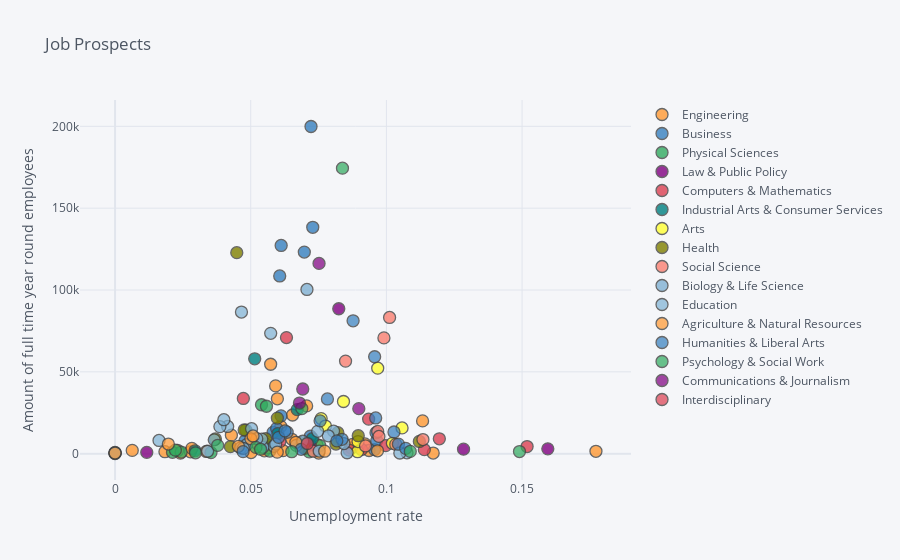

The notebook cell this image was saved under:
### Code cell
df.iplot(
    x="Unemployment_rate",
    y="Full_time_year_round",
    categories="Major_category",
    xTitle="Unemployment rate",
    yTitle="Amount of full time year round employees",
    text="Major",
    mode="markers",
    title="Job Prospects",
)

### Figure 1 — Plotly figure (JSON) as saved in the notebook; plotly's stock layout.template omitted (floating-point values rounded to 4 significant figures)
{"data": [{"marker": {"color": "rgba(255, 153, 51, 1.0)", "line": {"width": 1.3}, "opacity": 0.8, "size": 12, "symbol": "circle"}, "mode": "markers", "name": "Engineering", "text": ["PETROLEUM ENGINEERING", "MINING AND MINERAL ENGINEERING", "METALLURGICAL ENGINEERING", "NAVAL ARCHITECTURE AND MARINE ENGINEERING", "CHEMICAL ENGINEERING", "NUCLEAR ENGINEERING", "MECHANICAL ENGINEERING", "ELECTRICAL ENGINEERING", "COMPUTER ENGINEERING", "AEROSPACE ENGINEERING", "BIOMEDICAL ENGINEERING", "MATERIALS SCIENCE", "ENGINEERING MECHANICS PHYSICS AND SCIENCE", "BIOLOGICAL ENGINEERING", "INDUSTRIAL AND MANUFACTURING ENGINEERING", "GENERAL ENGINEERING", "ARCHITECTURAL ENGINEERING", "ELECTRICAL ENGINEERING TECHNOLOGY", "MATERIALS ENGINEERING AND MATERIALS SCIENCE", "CIVIL ENGINEERING", "MISCELLANEOUS ENGINEERING", "ENVIRONMENTAL ENGINEERING", "ENGINEERING TECHNOLOGIES", "GEOLOGICAL AND GEOPHYSICAL ENGINEERING", "INDUSTRIAL PRODUCTION TECHNOLOGIES", "ENGINEERING AND INDUSTRIAL MANAGEMENT", "ARCHITECTURE", "MISCELLANEOUS ENGINEERING TECHNOLOGIES", "MECHANICAL ENGINEERING RELATED TECHNOLOGIES"], "textfont": {"color": "#4D5663"}, "type": "scatter", "x": [0.01838, 0.1172, 0.0241, 0.05013, 0.0611, 0.1772, 0.05734, 0.05917, 0.06541, 0.06516, 0.09208, 0.02304, 0.006334, 0.08714, 0.04288, 0.05982, 0.06193, 0.08756, 0.02779, 0.07061, 0.07439, 0.09359, 0.05503, 0.07504, 0.02831, 0.03365, 0.1133, 0.05254, 0.05636], "y": [1207, 388, 340, 692, 16697, 1449, 54639, 41413, 23621, 8790, 5986, 1967, 2004, 3413, 11326, 33540, 1848, 5681, 1151, 29196, 5476, 1951, 1723, 396, 3242, 1358, 20026, 5825, 3607]}, {"marker": {"color": "rgba(55, 128, 191, 1.0)", "line": {"width": 1.3}, "opacity": 0.8, "size": 12, "symbol": "circle"}, "mode": "markers", "name": "Business", "text": ["ACTUARIAL SCIENCE", "MANAGEMENT INFORMATION SYSTEMS AND STATISTICS", "OPERATIONS LOGISTICS AND E-COMMERCE", "FINANCE", "BUSINESS ECONOMICS", "ACCOUNTING", "GENERAL BUSINESS", "INTERNATIONAL BUSINESS", "MISCELLANEOUS BUSINESS & MEDICAL ADMINISTRATION", "BUSINESS MANAGEMENT AND ADMINISTRATION", "MARKETING AND MARKETING RESEARCH", "HUMAN RESOURCES AND PERSONNEL MANAGEMENT", "HOSPITALITY MANAGEMENT"], "textfont": {"color": "#4D5663"}, "type": "scatter", "x": [0.09565, 0.05824, 0.04786, 0.06069, 0.09645, 0.06975, 0.07286, 0.09618, 0.07198, 0.07222, 0.06122, 0.05957, 0.06117], "y": [2482, 13017, 7724, 108595, 8000, 123169, 138299, 12823, 10637, 199897, 127230, 15446, 23106]}, {"marker": {"color": "rgba(50, 171, 96, 1.0)", "line": {"width": 1.3}, "opacity": 0.8, "size": 12, "symbol": "circle"}, "mode": "markers", "name": "Physical Sciences", "text": ["ASTRONOMY AND ASTROPHYSICS", "NUCLEAR, INDUSTRIAL RADIOLOGY, AND BIOLOGICAL TECHNOLOGIES", "PHYSICS", "OCEANOGRAPHY", "PHYSICAL SCIENCES", "CHEMISTRY", "GEOLOGY AND EARTH SCIENCE", "GEOSCIENCES", "MULTI-DISCIPLINARY OR GENERAL SCIENCE", "ATMOSPHERIC SCIENCES AND METEOROLOGY"], "textfont": {"color": "#4D5663"}, "type": "scatter", "x": [0.02117, 0.07154, 0.04822, 0.05699, 0.03535, 0.05397, 0.07545, 0.02437, 0.05581, 0.02223], "y": [827, 1115, 14389, 1595, 653, 29910, 5008, 1011, 28966, 2161]}, {"marker": {"color": "rgba(128, 0, 128, 1.0)", "line": {"width": 1.3}, "opacity": 0.8, "size": 12, "symbol": "circle"}, "mode": "markers", "name": "Law & Public Policy", "text": ["COURT REPORTING", "PUBLIC POLICY", "PRE-LAW AND LEGAL STUDIES", "PUBLIC ADMINISTRATION", "CRIMINAL JUSTICE AND FIRE PROTECTION"], "textfont": {"color": "#4D5663"}, "type": "scatter", "x": [0.01169, 0.1284, 0.07197, 0.1595, 0.08245], "y": [808, 2776, 5370, 2952, 88548]}, {"marker": {"color": "rgba(219, 64, 82, 1.0)", "line": {"width": 1.3}, "opacity": 0.8, "size": 12, "symbol": "circle"}, "mode": "markers", "name": "Computers & Mathematics", "text": ["COMPUTER SCIENCE", "MATHEMATICS", "COMPUTER AND INFORMATION SYSTEMS", "INFORMATION SCIENCES", "STATISTICS AND DECISION SCIENCE", "APPLIED MATHEMATICS", "MATHEMATICS AND COMPUTER SCIENCE", "COMPUTER PROGRAMMING AND DATA PROCESSING", "COMPUTER ADMINISTRATION MANAGEMENT AND SECURITY", "COMPUTER NETWORKING AND TELECOMMUNICATIONS", "COMMUNICATION TECHNOLOGIES"], "textfont": {"color": "#4D5663"}, "type": "scatter", "x": [0.06317, 0.04728, 0.09346, 0.06074, 0.08627, 0.09082, 0, 0.114, 0.09972, 0.1518, 0.1195], "y": [70932, 33738, 21130, 7378, 2151, 2593, 391, 2453, 4936, 4369, 9085]}, {"marker": {"color": "rgba(0, 128, 128, 1.0)", "line": {"width": 1.3}, "opacity": 0.8, "size": 12, "symbol": "circle"}, "mode": "markers", "name": "Industrial Arts & Consumer Services", "text": ["CONSTRUCTION SERVICES", "MILITARY TECHNOLOGIES", "ELECTRICAL, MECHANICAL, AND PRECISION TECHNOLOGIES AND PRODUCTION", "TRANSPORTATION SCIENCES AND TECHNOLOGIES", "PHYSICAL FITNESS PARKS RECREATION AND LEISURE", "FAMILY AND CONSUMER SCIENCES", "COSMETOLOGY SERVICES AND CULINARY ARTS"], "textfont": {"color": "#4D5663"}, "type": "scatter", "x": [0.06002, 0, 0.02948, 0.07272, 0.05147, 0.06713, 0.05568], "y": [12313, 111, 1752, 9170, 57978, 26906, 5949]}, {"marker": {"color": "rgba(255, 255, 51, 1.0)", "line": {"width": 1.3}, "opacity": 0.8, "size": 12, "symbol": "circle"}, "mode": "markers", "name": "Arts", "text": ["MISCELLANEOUS FINE ARTS", "COMMERCIAL ART AND GRAPHIC DESIGN", "FILM VIDEO AND PHOTOGRAPHIC ARTS", "MUSIC", "FINE ARTS", "VISUAL AND PERFORMING ARTS", "STUDIO ARTS", "DRAMA AND THEATER ARTS"], "textfont": {"color": "#4D5663"}, "type": "scatter", "x": [0.08937, 0.0968, 0.1058, 0.07596, 0.08419, 0.1022, 0.08955, 0.07754], "y": [1200, 52243, 15740, 21425, 31877, 6322, 7413, 16891]}, {"marker": {"color": "rgba(128, 128, 0, 1.0)", "line": {"width": 1.3}, "opacity": 0.8, "size": 12, "symbol": "circle"}, "mode": "markers", "name": "Health", "text": ["NURSING", "MEDICAL TECHNOLOGIES TECHNICIANS", "MEDICAL ASSISTING SERVICES", "PHARMACY PHARMACEUTICAL SCIENCES AND ADMINISTRATION", "MISCELLANEOUS HEALTH MEDICAL PROFESSIONS", "NUTRITION SCIENCES", "HEALTH AND MEDICAL ADMINISTRATIVE SERVICES", "COMMUNITY AND PUBLIC HEALTH", "HEALTH AND MEDICAL PREPARATORY PROGRAMS", "TREATMENT THERAPY PROFESSIONS", "GENERAL MEDICAL AND HEALTH SERVICES", "COMMUNICATION DISORDERS SCIENCES AND SERVICES"], "textfont": {"color": "#4D5663"}, "type": "scatter", "x": [0.04486, 0.03698, 0.04251, 0.05552, 0.08141, 0.0687, 0.08963, 0.1121, 0.06978, 0.05982, 0.0821, 0.04758], "y": [122817, 9005, 4290, 9131, 5868, 6625, 10982, 7460, 3236, 21735, 12809, 14460]}, {"marker": {"color": "rgba(251, 128, 114, 1.0)", "line": {"width": 1.3}, "opacity": 0.8, "size": 12, "symbol": "circle"}, "mode": "markers", "name": "Social Science", "text": ["ECONOMICS", "INTERNATIONAL RELATIONS", "MISCELLANEOUS SOCIAL SCIENCES", "POLITICAL SCIENCE AND GOVERNMENT", "GEOGRAPHY", "CRIMINOLOGY", "SOCIOLOGY", "INTERDISCIPLINARY SOCIAL SCIENCES", "GENERAL SOCIAL SCIENCES"], "textfont": {"color": "#4D5663"}, "type": "scatter", "x": [0.09909, 0.0968, 0.07308, 0.1012, 0.1135, 0.09724, 0.08495, 0.09231, 0.1035], "y": [70740, 13583, 1530, 83236, 8628, 10548, 56561, 4714, 5679]}, {"marker": {"color": "rgba(128, 177, 211, 1.0)", "line": {"width": 1.3}, "opacity": 0.8, "size": 12, "symbol": "circle"}, "mode": "markers", "name": "Biology & Life Science", "text": ["PHARMACOLOGY", "COGNITIVE SCIENCE AND BIOPSYCHOLOGY", "MOLECULAR BIOLOGY", "GENETICS", "MICROBIOLOGY", "BIOCHEMICAL SCIENCES", "BOTANY", "ENVIRONMENTAL SCIENCE", "PHYSIOLOGY", "NEUROSCIENCE", "MISCELLANEOUS BIOLOGY", "BIOLOGY", "ECOLOGY", "ZOOLOGY"], "textfont": {"color": "#4D5663"}, "type": "scatter", "x": [0.08553, 0.07524, 0.08436, 0.03412, 0.06678, 0.08053, 0, 0.07858, 0.06916, 0.04848, 0.05855, 0.07072, 0.05448, 0.04632], "y": [565, 1584, 6183, 1487, 5080, 13785, 740, 10916, 7588, 5482, 4542, 100336, 3912, 3602]}, {"marker": {"color": "rgba(128, 177, 211, 0.8999999999999999)", "line": {"width": 1.3}, "opacity": 0.8, "size": 12, "symbol": "circle"}, "mode": "markers", "name": "Education", "text": ["SCHOOL STUDENT COUNSELING", "SPECIAL NEEDS EDUCATION", "GENERAL EDUCATION", "SOCIAL SCIENCE OR HISTORY TEACHER EDUCATION", "MATHEMATICS TEACHER EDUCATION", "EDUCATIONAL ADMINISTRATION AND SUPERVISION", "LANGUAGE AND DRAMA EDUCATION", "MISCELLANEOUS EDUCATION", "SECONDARY TEACHER EDUCATION", "ART AND MUSIC EDUCATION", "ELEMENTARY EDUCATION", "SCIENCE AND COMPUTER TEACHER EDUCATION", "PHYSICAL AND HEALTH EDUCATION TEACHING", "TEACHER EDUCATION: MULTIPLE LEVELS", "EARLY CHILDHOOD EDUCATION", "LIBRARY SCIENCE"], "textfont": {"color": "#4D5663"}, "type": "scatter", "x": [0.1076, 0.04151, 0.05736, 0.05408, 0.0162, 0, 0.05031, 0.05921, 0.05223, 0.03864, 0.04659, 0.04726, 0.07467, 0.03655, 0.0401, 0.1049], "y": [545, 16642, 73531, 8871, 8073, 504, 15266, 5816, 9193, 16537, 86540, 3247, 13651, 8457, 20748, 410]}, {"marker": {"color": "rgba(255, 153, 51, 0.8999999999999999)", "line": {"width": 1.3}, "opacity": 0.8, "size": 12, "symbol": "circle"}, "mode": "markers", "name": "Agriculture & Natural Resources", "text": ["AGRICULTURE PRODUCTION AND MANAGEMENT", "GENERAL AGRICULTURE", "AGRICULTURAL ECONOMICS", "NATURAL RESOURCES MANAGEMENT", "FORESTRY", "SOIL SCIENCE", "PLANT SCIENCE AND AGRONOMY", "ANIMAL SCIENCES", "MISCELLANEOUS AGRICULTURE"], "textfont": {"color": "#4D5663"}, "type": "scatter", "x": [0.05003, 0.01964, 0.07725, 0.06662, 0.09673, 0, 0.04545, 0.05086, 0.05977], "y": [9093, 5888, 1528, 6954, 1763, 383, 4522, 10824, 936]}, {"marker": {"color": "rgba(55, 128, 191, 0.8999999999999999)", "line": {"width": 1.3}, "opacity": 0.8, "size": 12, "symbol": "circle"}, "mode": "markers", "name": "Humanities & Liberal Arts", "text": ["UNITED STATES HISTORY", "AREA ETHNIC AND CIVILIZATION STUDIES", "HISTORY", "FRENCH GERMAN LATIN AND OTHER COMMON FOREIGN LANGUAGE STUDIES", "INTERCULTURAL AND INTERNATIONAL STUDIES", "LINGUISTICS AND COMPARATIVE LANGUAGE AND LITERATURE", "PHILOSOPHY AND RELIGIOUS STUDIES", "ENGLISH LANGUAGE AND LITERATURE", "LIBERAL ARTS", "ART HISTORY AND CRITICISM", "HUMANITIES", "THEOLOGY AND RELIGIOUS VOCATIONS", "ANTHROPOLOGY AND ARCHEOLOGY", "OTHER FOREIGN LANGUAGES", "COMPOSITION AND RHETORIC"], "textfont": {"color": "#4D5663"}, "type": "scatter", "x": [0.04718, 0.06343, 0.09567, 0.07557, 0.08363, 0.1044, 0.09605, 0.08772, 0.07827, 0.0603, 0.06858, 0.06263, 0.1028, 0.1071, 0.08174], "y": [1274, 13109, 59218, 20056, 8801, 5821, 21816, 81180, 33438, 9965, 2661, 13944, 13232, 3214, 7832]}, {"marker": {"color": "rgba(50, 171, 96, 0.8999999999999999)", "line": {"width": 1.3}, "opacity": 0.8, "size": 12, "symbol": "circle"}, "mode": "markers", "name": "Psychology & Social Work", "text": ["INDUSTRIAL AND ORGANIZATIONAL PSYCHOLOGY", "SOCIAL PSYCHOLOGY", "PSYCHOLOGY", "SOCIAL WORK", "MISCELLANEOUS PSYCHOLOGY", "HUMAN SERVICES AND COMMUNITY ORGANIZATION", "EDUCATIONAL PSYCHOLOGY", "CLINICAL PSYCHOLOGY", "COUNSELING PSYCHOLOGY"], "textfont": {"color": "#4D5663"}, "type": "scatter", "x": [0.1088, 0.02965, 0.08381, 0.06883, 0.05191, 0.03782, 0.06511, 0.149, 0.05362], "y": [1409, 529, 174438, 27588, 3838, 5061, 1211, 1293, 2738]}, {"marker": {"color": "rgba(128, 0, 128, 0.8999999999999999)", "line": {"width": 1.3}, "opacity": 0.8, "size": 12, "symbol": "circle"}, "mode": "markers", "name": "Communications & Journalism", "text": ["COMMUNICATIONS", "JOURNALISM", "ADVERTISING AND PUBLIC RELATIONS", "MASS MEDIA"], "textfont": {"color": "#4D5663"}, "type": "scatter", "x": [0.07518, 0.06918, 0.06796, 0.08984], "y": [116251, 39524, 30932, 27521]}, {"marker": {"color": "rgba(219, 64, 82, 0.8999999999999999)", "line": {"width": 1.3}, "opacity": 0.8, "size": 12, "symbol": "circle"}, "mode": "markers", "name": "Interdisciplinary", "text": ["MULTI/INTERDISCIPLINARY STUDIES"], "textfont": {"color": "#4D5663"}, "type": "scatter", "x": [0.07086], "y": [6234]}], "layout": {"legend": {"bgcolor": "#F5F6F9", "font": {"color": "#4D5663"}}, "paper_bgcolor": "#F5F6F9", "plot_bgcolor": "#F5F6F9", "title": {"font": {"color": "#4D5663"}, "text": "Job Prospects"}, "xaxis": {"gridcolor": "#E1E5ED", "showgrid": true, "tickfont": {"color": "#4D5663"}, "title": {"font": {"color": "#4D5663"}, "text": "Unemployment rate"}, "zerolinecolor": "#E1E5ED"}, "yaxis": {"gridcolor": "#E1E5ED", "showgrid": true, "tickfont": {"color": "#4D5663"}, "title": {"font": {"color": "#4D5663"}, "text": "Amount of full time year round employees"}, "zerolinecolor": "#E1E5ED"}}}
